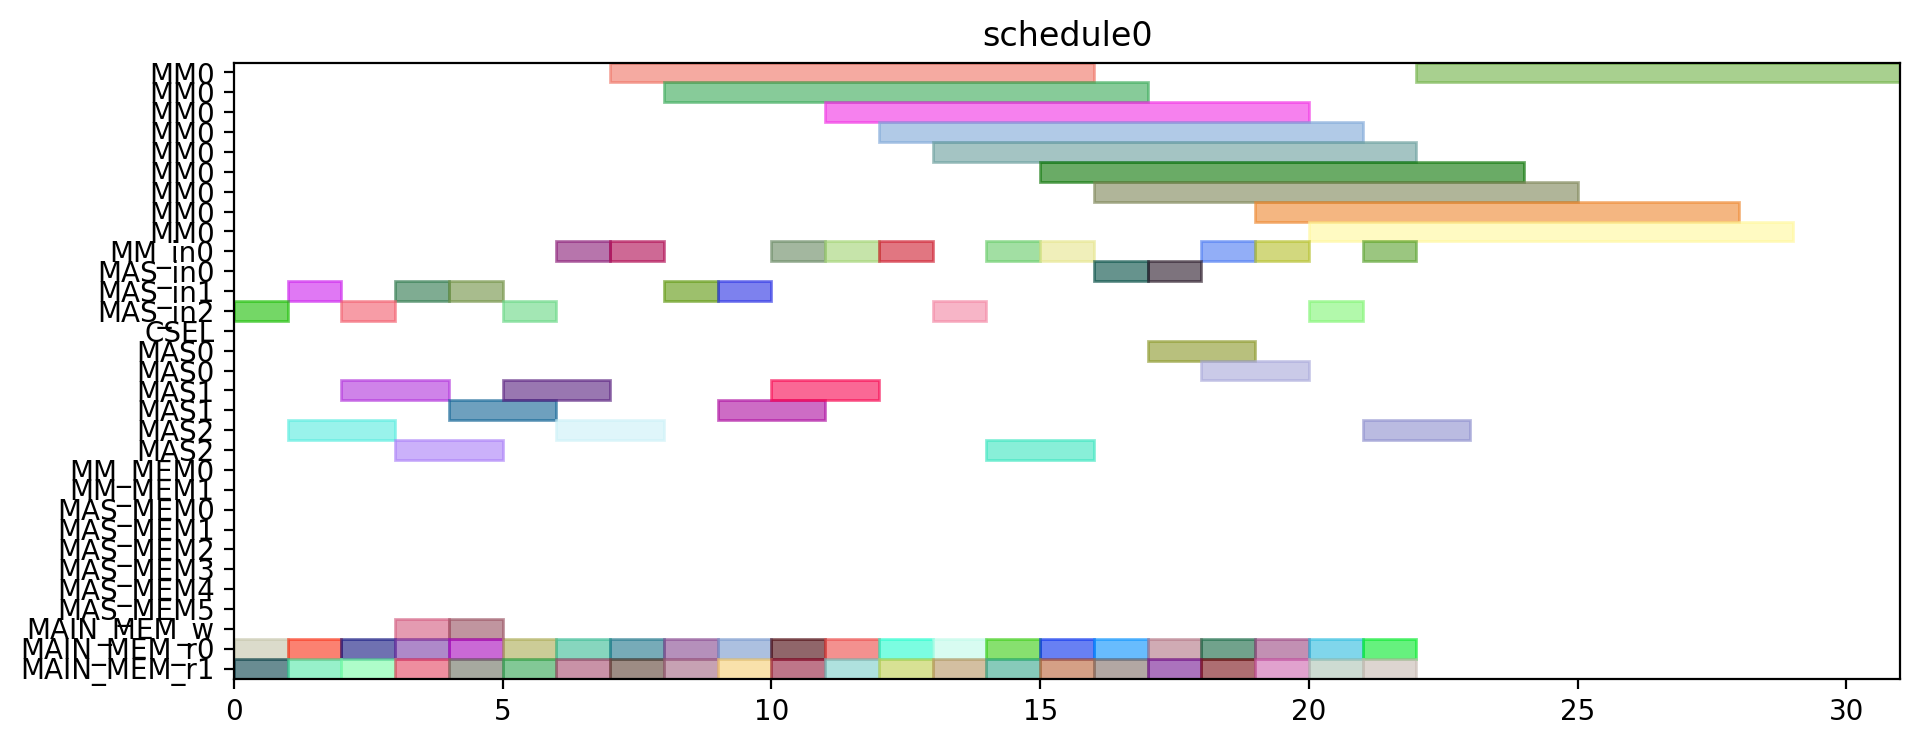

The Python source for this figure:
from pyschedule import Scenario, solvers, plotters, alt


def solve():
	horizon = 120
	S = Scenario("schedule0", horizon=horizon)

	# resource
	MM = S.Resources('MM', num=1, size=9)
	MM_in = S.Resources('MM_in', num=1)
	MAS_in = S.Resources('MAS_in', num=3)
	CSEL = S.Resource('CSEL')
	MAS = S.Resources('MAS', num=3, size=2, periods=range(1, horizon))
	MM_MEM = S.Resources('MM_MEM', num=2)
	MAS_MEM = S.Resources('MAS_MEM', num=6)
	MAIN_MEM_w = S.Resource('MAIN_MEM_w', size=1)
	MAIN_MEM_r = S.Resources('MAIN_MEM_r', num=2)

	# result of previous scheduling

	# new tasks
	c10_t0 = S.Task('c10_t0', length=9, delay_cost=1)
	c10_t0 += alt(MM)
	c10_t0_in = S.Task('c10_t0_in', length=1, delay_cost=1)
	c10_t0_in += alt(MM_in)
	S += c10_t0_in*MM_in[0]<=c10_t0*MM[0]
	c10_t0_mem0 = S.Task('c10_t0_mem0', length=1, delay_cost=1)
	c10_t0_mem0 += MAIN_MEM_r[0]
	S += c10_t0_mem0 <= c10_t0

	c10_t0_mem1 = S.Task('c10_t0_mem1', length=1, delay_cost=1)
	c10_t0_mem1 += MAIN_MEM_r[1]
	S += c10_t0_mem1 <= c10_t0

	c10_t1 = S.Task('c10_t1', length=9, delay_cost=1)
	c10_t1 += alt(MM)
	c10_t1_in = S.Task('c10_t1_in', length=1, delay_cost=1)
	c10_t1_in += alt(MM_in)
	S += c10_t1_in*MM_in[0]<=c10_t1*MM[0]
	c10_t1_mem0 = S.Task('c10_t1_mem0', length=1, delay_cost=1)
	c10_t1_mem0 += MAIN_MEM_r[0]
	S += c10_t1_mem0 <= c10_t1

	c10_t1_mem1 = S.Task('c10_t1_mem1', length=1, delay_cost=1)
	c10_t1_mem1 += MAIN_MEM_r[1]
	S += c10_t1_mem1 <= c10_t1

	c10_t2 = S.Task('c10_t2', length=2, delay_cost=1)
	c10_t2 += alt(MAS)
	c10_t2_in = S.Task('c10_t2_in', length=1, delay_cost=1)
	c10_t2_in += alt(MAS_in)
	S += c10_t2_in*MAS_in[0]<=c10_t2*MAS[0]

	S += c10_t2_in*MAS_in[1]<=c10_t2*MAS[1]

	S += c10_t2_in*MAS_in[2]<=c10_t2*MAS[2]

	c10_t2_mem0 = S.Task('c10_t2_mem0', length=1, delay_cost=1)
	c10_t2_mem0 += MAIN_MEM_r[0]
	S += c10_t2_mem0 <= c10_t2

	c10_t2_mem1 = S.Task('c10_t2_mem1', length=1, delay_cost=1)
	c10_t2_mem1 += MAIN_MEM_r[1]
	S += c10_t2_mem1 <= c10_t2

	c10_t3 = S.Task('c10_t3', length=2, delay_cost=1)
	c10_t3 += alt(MAS)
	c10_t3_in = S.Task('c10_t3_in', length=1, delay_cost=1)
	c10_t3_in += alt(MAS_in)
	S += c10_t3_in*MAS_in[0]<=c10_t3*MAS[0]

	S += c10_t3_in*MAS_in[1]<=c10_t3*MAS[1]

	S += c10_t3_in*MAS_in[2]<=c10_t3*MAS[2]

	c10_t3_mem0 = S.Task('c10_t3_mem0', length=1, delay_cost=1)
	c10_t3_mem0 += MAIN_MEM_r[0]
	S += c10_t3_mem0 <= c10_t3

	c10_t3_mem1 = S.Task('c10_t3_mem1', length=1, delay_cost=1)
	c10_t3_mem1 += MAIN_MEM_r[1]
	S += c10_t3_mem1 <= c10_t3

	c20_t0 = S.Task('c20_t0', length=9, delay_cost=1)
	c20_t0 += alt(MM)
	c20_t0_in = S.Task('c20_t0_in', length=1, delay_cost=1)
	c20_t0_in += alt(MM_in)
	S += c20_t0_in*MM_in[0]<=c20_t0*MM[0]
	c20_t0_mem0 = S.Task('c20_t0_mem0', length=1, delay_cost=1)
	c20_t0_mem0 += MAIN_MEM_r[0]
	S += c20_t0_mem0 <= c20_t0

	c20_t0_mem1 = S.Task('c20_t0_mem1', length=1, delay_cost=1)
	c20_t0_mem1 += MAIN_MEM_r[1]
	S += c20_t0_mem1 <= c20_t0

	c20_t1 = S.Task('c20_t1', length=9, delay_cost=1)
	c20_t1 += alt(MM)
	c20_t1_in = S.Task('c20_t1_in', length=1, delay_cost=1)
	c20_t1_in += alt(MM_in)
	S += c20_t1_in*MM_in[0]<=c20_t1*MM[0]
	c20_t1_mem0 = S.Task('c20_t1_mem0', length=1, delay_cost=1)
	c20_t1_mem0 += MAIN_MEM_r[0]
	S += c20_t1_mem0 <= c20_t1

	c20_t1_mem1 = S.Task('c20_t1_mem1', length=1, delay_cost=1)
	c20_t1_mem1 += MAIN_MEM_r[1]
	S += c20_t1_mem1 <= c20_t1

	c20_t2 = S.Task('c20_t2', length=2, delay_cost=1)
	c20_t2 += alt(MAS)
	c20_t2_in = S.Task('c20_t2_in', length=1, delay_cost=1)
	c20_t2_in += alt(MAS_in)
	S += c20_t2_in*MAS_in[0]<=c20_t2*MAS[0]

	S += c20_t2_in*MAS_in[1]<=c20_t2*MAS[1]

	S += c20_t2_in*MAS_in[2]<=c20_t2*MAS[2]

	c20_t2_mem0 = S.Task('c20_t2_mem0', length=1, delay_cost=1)
	c20_t2_mem0 += MAIN_MEM_r[0]
	S += c20_t2_mem0 <= c20_t2

	c20_t2_mem1 = S.Task('c20_t2_mem1', length=1, delay_cost=1)
	c20_t2_mem1 += MAIN_MEM_r[1]
	S += c20_t2_mem1 <= c20_t2

	c20_t3 = S.Task('c20_t3', length=2, delay_cost=1)
	c20_t3 += alt(MAS)
	c20_t3_in = S.Task('c20_t3_in', length=1, delay_cost=1)
	c20_t3_in += alt(MAS_in)
	S += c20_t3_in*MAS_in[0]<=c20_t3*MAS[0]

	S += c20_t3_in*MAS_in[1]<=c20_t3*MAS[1]

	S += c20_t3_in*MAS_in[2]<=c20_t3*MAS[2]

	c20_t3_mem0 = S.Task('c20_t3_mem0', length=1, delay_cost=1)
	c20_t3_mem0 += MAIN_MEM_r[0]
	S += c20_t3_mem0 <= c20_t3

	c20_t3_mem1 = S.Task('c20_t3_mem1', length=1, delay_cost=1)
	c20_t3_mem1 += MAIN_MEM_r[1]
	S += c20_t3_mem1 <= c20_t3

	c01_t0 = S.Task('c01_t0', length=9, delay_cost=1)
	c01_t0 += alt(MM)
	c01_t0_in = S.Task('c01_t0_in', length=1, delay_cost=1)
	c01_t0_in += alt(MM_in)
	S += c01_t0_in*MM_in[0]<=c01_t0*MM[0]
	c01_t0_mem0 = S.Task('c01_t0_mem0', length=1, delay_cost=1)
	c01_t0_mem0 += MAIN_MEM_r[0]
	S += c01_t0_mem0 <= c01_t0

	c01_t0_mem1 = S.Task('c01_t0_mem1', length=1, delay_cost=1)
	c01_t0_mem1 += MAIN_MEM_r[1]
	S += c01_t0_mem1 <= c01_t0

	c01_t1 = S.Task('c01_t1', length=9, delay_cost=1)
	c01_t1 += alt(MM)
	c01_t1_in = S.Task('c01_t1_in', length=1, delay_cost=1)
	c01_t1_in += alt(MM_in)
	S += c01_t1_in*MM_in[0]<=c01_t1*MM[0]
	c01_t1_mem0 = S.Task('c01_t1_mem0', length=1, delay_cost=1)
	c01_t1_mem0 += MAIN_MEM_r[0]
	S += c01_t1_mem0 <= c01_t1

	c01_t1_mem1 = S.Task('c01_t1_mem1', length=1, delay_cost=1)
	c01_t1_mem1 += MAIN_MEM_r[1]
	S += c01_t1_mem1 <= c01_t1

	c01_t2 = S.Task('c01_t2', length=2, delay_cost=1)
	c01_t2 += alt(MAS)
	c01_t2_in = S.Task('c01_t2_in', length=1, delay_cost=1)
	c01_t2_in += alt(MAS_in)
	S += c01_t2_in*MAS_in[0]<=c01_t2*MAS[0]

	S += c01_t2_in*MAS_in[1]<=c01_t2*MAS[1]

	S += c01_t2_in*MAS_in[2]<=c01_t2*MAS[2]

	c01_t2_mem0 = S.Task('c01_t2_mem0', length=1, delay_cost=1)
	c01_t2_mem0 += MAIN_MEM_r[0]
	S += c01_t2_mem0 <= c01_t2

	c01_t2_mem1 = S.Task('c01_t2_mem1', length=1, delay_cost=1)
	c01_t2_mem1 += MAIN_MEM_r[1]
	S += c01_t2_mem1 <= c01_t2

	c01_t3 = S.Task('c01_t3', length=2, delay_cost=1)
	c01_t3 += alt(MAS)
	c01_t3_in = S.Task('c01_t3_in', length=1, delay_cost=1)
	c01_t3_in += alt(MAS_in)
	S += c01_t3_in*MAS_in[0]<=c01_t3*MAS[0]

	S += c01_t3_in*MAS_in[1]<=c01_t3*MAS[1]

	S += c01_t3_in*MAS_in[2]<=c01_t3*MAS[2]

	c01_t3_mem0 = S.Task('c01_t3_mem0', length=1, delay_cost=1)
	c01_t3_mem0 += MAIN_MEM_r[0]
	S += c01_t3_mem0 <= c01_t3

	c01_t3_mem1 = S.Task('c01_t3_mem1', length=1, delay_cost=1)
	c01_t3_mem1 += MAIN_MEM_r[1]
	S += c01_t3_mem1 <= c01_t3

	c11_t0 = S.Task('c11_t0', length=9, delay_cost=1)
	c11_t0 += alt(MM)
	c11_t0_in = S.Task('c11_t0_in', length=1, delay_cost=1)
	c11_t0_in += alt(MM_in)
	S += c11_t0_in*MM_in[0]<=c11_t0*MM[0]
	c11_t0_mem0 = S.Task('c11_t0_mem0', length=1, delay_cost=1)
	c11_t0_mem0 += MAIN_MEM_r[0]
	S += c11_t0_mem0 <= c11_t0

	c11_t0_mem1 = S.Task('c11_t0_mem1', length=1, delay_cost=1)
	c11_t0_mem1 += MAIN_MEM_r[1]
	S += c11_t0_mem1 <= c11_t0

	c11_t1 = S.Task('c11_t1', length=9, delay_cost=1)
	c11_t1 += alt(MM)
	c11_t1_in = S.Task('c11_t1_in', length=1, delay_cost=1)
	c11_t1_in += alt(MM_in)
	S += c11_t1_in*MM_in[0]<=c11_t1*MM[0]
	c11_t1_mem0 = S.Task('c11_t1_mem0', length=1, delay_cost=1)
	c11_t1_mem0 += MAIN_MEM_r[0]
	S += c11_t1_mem0 <= c11_t1

	c11_t1_mem1 = S.Task('c11_t1_mem1', length=1, delay_cost=1)
	c11_t1_mem1 += MAIN_MEM_r[1]
	S += c11_t1_mem1 <= c11_t1

	c11_t2 = S.Task('c11_t2', length=2, delay_cost=1)
	c11_t2 += alt(MAS)
	c11_t2_in = S.Task('c11_t2_in', length=1, delay_cost=1)
	c11_t2_in += alt(MAS_in)
	S += c11_t2_in*MAS_in[0]<=c11_t2*MAS[0]

	S += c11_t2_in*MAS_in[1]<=c11_t2*MAS[1]

	S += c11_t2_in*MAS_in[2]<=c11_t2*MAS[2]

	c11_t2_mem0 = S.Task('c11_t2_mem0', length=1, delay_cost=1)
	c11_t2_mem0 += MAIN_MEM_r[0]
	S += c11_t2_mem0 <= c11_t2

	c11_t2_mem1 = S.Task('c11_t2_mem1', length=1, delay_cost=1)
	c11_t2_mem1 += MAIN_MEM_r[1]
	S += c11_t2_mem1 <= c11_t2

	c11_t3 = S.Task('c11_t3', length=2, delay_cost=1)
	c11_t3 += alt(MAS)
	c11_t3_in = S.Task('c11_t3_in', length=1, delay_cost=1)
	c11_t3_in += alt(MAS_in)
	S += c11_t3_in*MAS_in[0]<=c11_t3*MAS[0]

	S += c11_t3_in*MAS_in[1]<=c11_t3*MAS[1]

	S += c11_t3_in*MAS_in[2]<=c11_t3*MAS[2]

	c11_t3_mem0 = S.Task('c11_t3_mem0', length=1, delay_cost=1)
	c11_t3_mem0 += MAIN_MEM_r[0]
	S += c11_t3_mem0 <= c11_t3

	c11_t3_mem1 = S.Task('c11_t3_mem1', length=1, delay_cost=1)
	c11_t3_mem1 += MAIN_MEM_r[1]
	S += c11_t3_mem1 <= c11_t3

	c21_t0 = S.Task('c21_t0', length=9, delay_cost=1)
	c21_t0 += alt(MM)
	c21_t0_in = S.Task('c21_t0_in', length=1, delay_cost=1)
	c21_t0_in += alt(MM_in)
	S += c21_t0_in*MM_in[0]<=c21_t0*MM[0]
	c21_t0_mem0 = S.Task('c21_t0_mem0', length=1, delay_cost=1)
	c21_t0_mem0 += MAIN_MEM_r[0]
	S += c21_t0_mem0 <= c21_t0

	c21_t0_mem1 = S.Task('c21_t0_mem1', length=1, delay_cost=1)
	c21_t0_mem1 += MAIN_MEM_r[1]
	S += c21_t0_mem1 <= c21_t0

	c21_t1 = S.Task('c21_t1', length=9, delay_cost=1)
	c21_t1 += alt(MM)
	c21_t1_in = S.Task('c21_t1_in', length=1, delay_cost=1)
	c21_t1_in += alt(MM_in)
	S += c21_t1_in*MM_in[0]<=c21_t1*MM[0]
	c21_t1_mem0 = S.Task('c21_t1_mem0', length=1, delay_cost=1)
	c21_t1_mem0 += MAIN_MEM_r[0]
	S += c21_t1_mem0 <= c21_t1

	c21_t1_mem1 = S.Task('c21_t1_mem1', length=1, delay_cost=1)
	c21_t1_mem1 += MAIN_MEM_r[1]
	S += c21_t1_mem1 <= c21_t1

	c21_t2 = S.Task('c21_t2', length=2, delay_cost=1)
	c21_t2 += alt(MAS)
	c21_t2_in = S.Task('c21_t2_in', length=1, delay_cost=1)
	c21_t2_in += alt(MAS_in)
	S += c21_t2_in*MAS_in[0]<=c21_t2*MAS[0]

	S += c21_t2_in*MAS_in[1]<=c21_t2*MAS[1]

	S += c21_t2_in*MAS_in[2]<=c21_t2*MAS[2]

	c21_t2_mem0 = S.Task('c21_t2_mem0', length=1, delay_cost=1)
	c21_t2_mem0 += MAIN_MEM_r[0]
	S += c21_t2_mem0 <= c21_t2

	c21_t2_mem1 = S.Task('c21_t2_mem1', length=1, delay_cost=1)
	c21_t2_mem1 += MAIN_MEM_r[1]
	S += c21_t2_mem1 <= c21_t2

	c21_t3 = S.Task('c21_t3', length=2, delay_cost=1)
	c21_t3 += alt(MAS)
	c21_t3_in = S.Task('c21_t3_in', length=1, delay_cost=1)
	c21_t3_in += alt(MAS_in)
	S += c21_t3_in*MAS_in[0]<=c21_t3*MAS[0]

	S += c21_t3_in*MAS_in[1]<=c21_t3*MAS[1]

	S += c21_t3_in*MAS_in[2]<=c21_t3*MAS[2]

	c21_t3_mem0 = S.Task('c21_t3_mem0', length=1, delay_cost=1)
	c21_t3_mem0 += MAIN_MEM_r[0]
	S += c21_t3_mem0 <= c21_t3

	c21_t3_mem1 = S.Task('c21_t3_mem1', length=1, delay_cost=1)
	c21_t3_mem1 += MAIN_MEM_r[1]
	S += c21_t3_mem1 <= c21_t3

	c000 = S.Task('c000', length=2, delay_cost=1)
	c000 += alt(MAS)
	c000_in = S.Task('c000_in', length=1, delay_cost=1)
	c000_in += alt(MAS_in)
	S += c000_in*MAS_in[0]<=c000*MAS[0]

	S += c000_in*MAS_in[1]<=c000*MAS[1]

	S += c000_in*MAS_in[2]<=c000*MAS[2]

	S += 0<c000

	c000_w = S.Task('c000_w', length=1, delay_cost=1)
	c000_w += alt(MAIN_MEM_w)
	S += c000 <= c000_w

	c000_mem0 = S.Task('c000_mem0', length=1, delay_cost=1)
	c000_mem0 += MAIN_MEM_r[0]
	S += c000_mem0 <= c000

	c000_mem1 = S.Task('c000_mem1', length=1, delay_cost=1)
	c000_mem1 += MAIN_MEM_r[1]
	S += c000_mem1 <= c000

	c001 = S.Task('c001', length=2, delay_cost=1)
	c001 += alt(MAS)
	c001_in = S.Task('c001_in', length=1, delay_cost=1)
	c001_in += alt(MAS_in)
	S += c001_in*MAS_in[0]<=c001*MAS[0]

	S += c001_in*MAS_in[1]<=c001*MAS[1]

	S += c001_in*MAS_in[2]<=c001*MAS[2]

	S += 0<c001

	c001_w = S.Task('c001_w', length=1, delay_cost=1)
	c001_w += alt(MAIN_MEM_w)
	S += c001 <= c001_w

	c001_mem0 = S.Task('c001_mem0', length=1, delay_cost=1)
	c001_mem0 += MAIN_MEM_r[0]
	S += c001_mem0 <= c001

	c001_mem1 = S.Task('c001_mem1', length=1, delay_cost=1)
	c001_mem1 += MAIN_MEM_r[1]
	S += c001_mem1 <= c001

	solvers.mip.solve(S,msg=1,kind='CPLEX',ratio_gap=1.01)

	solution = [['hoge']*len(S.solution()[1]) for i in range(len(S.solution()))]
	for i in range(len(S.solution())):
		for j in range(len(S.solution()[i])):
			solution[i][j]=str(S.solution()[i][j])
	print(solution)

	cycles = int(solution[-1][3])

	pic_file_name = "/mnt/rose/usr1/fukuda/ABE/multiRAM_multiMAS_16mux/scheduling_result/stage9MM1_stage2MAS3/FROB/schedule0.png"
	if(S.solution() != []):
		plotters.matplotlib.plot(S,img_filename=pic_file_name, show_task_labels=False, fig_size=(cycles*0.25+3, 4))

	return solution
